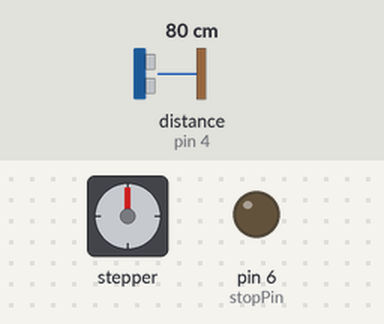
Simulated run of this sketch. Board: Arduino Uno, built with avr-gcc and run on an emulated ATmega328P. Parts: stepper motor, output pins drawn as LEDs (lit = HIGH). Wiring (inferred from the names in the program): ultrasonic range finder: trigger pin 3; echo pin 4; stepper motor driver (200 steps per turn assumed): step pin 5; direction pin 2; enable pin 8. Inputs (shaded band) come from the test bench; at power-on: distance to the obstacle (sensor on pin 4) 80 cm. The echo pulse lasts 58.3 µs per cm; pins used as bus, display or sensor lines are not drawn.

Above: at 1.6 s.
1.7 s: distance to the obstacle (sensor on pin 4) set to 7 cm
5.4 s: distance to the obstacle (sensor on pin 4) set to 4 cm
At 6.4 s:
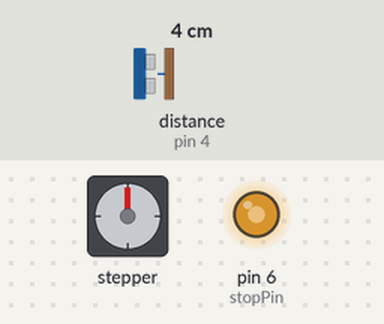
At 7.4 s:
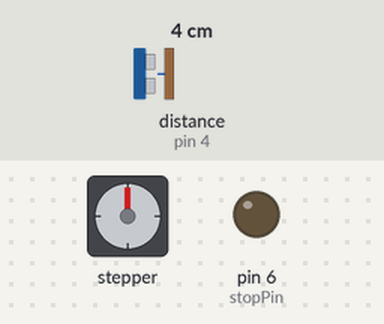
Timing chart, 0 to 8.9 s (numbered marks = the images above; inputs shaded):
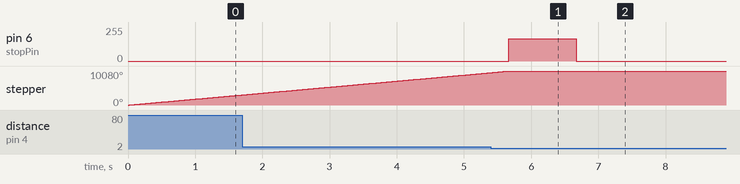

The sketch:

band_codes.ino
```cpp
#include <AccelStepper.h>

// Arduino Uno uzerinde kullanilacak pinlerin atanmasi
const int stepPin = 5;
const int dirPin = 2;
const int enPin = 8;
const int trigPin = 3;
const int echoPin = 4;
const int stopPin = 6;


long zaman;
long mesafe;

// Kodun basinda bir kez calistirilacak olan input ve outputlar
void setup() {
  pinMode(stepPin,OUTPUT);
  pinMode(dirPin,OUTPUT);
  pinMode(enPin,OUTPUT);
  pinMode(trigPin,OUTPUT);
  pinMode(echoPin,INPUT);
  pinMode(stopPin, OUTPUT);
  digitalWrite(enPin,LOW);
  analogWrite(stopPin, 0);
}

//1000000 micro = 1sn
//800*1000 = 800 ms
//4 sn = 5*800

int delayCounter = 5;
int maxDelayCounter = 4;

// motorun ilerlemesi icin loop fonksiyonu
void loop() {

  digitalWrite(trigPin, LOW);
  delayMicroseconds(5);
  digitalWrite(trigPin, HIGH);
  delayMicroseconds(10);
  digitalWrite(trigPin, LOW);
  zaman = pulseIn(echoPin, HIGH);
  mesafe= (zaman /29.1)/2;
  Serial.print("Uzaklik ");
  Serial.print(mesafe);
  Serial.println(" cm");

// ultrasonik mesafe sensorunun bant uzerindeki kutuyu algilayip 10 saniye bekledigi fonksiyon
  if(mesafe < 5 && delayCounter > maxDelayCounter){
    digitalWrite(enPin,LOW);
    analogWrite(stopPin, 168);
    delay(1000);
    analogWrite(stopPin, 0);
    delay(9000);
    digitalWrite(enPin,HIGH);
    delayCounter = 0;
  }
  // 10 saniye bekledikten sonra motor ilerler
  else{
    delayCounter++;
    digitalWrite(dirPin,HIGH);
    for(int x = 0; x < 800; x++) {
      digitalWrite(stepPin,HIGH);
      delayMicroseconds(500);
      digitalWrite(stepPin,LOW);
      delayMicroseconds(500);
    }

  }
}
```

Measured:
- the behaviour switches between 6 and 5 cm on distance to the obstacle (sensor on pin 4) (found by bisection; images 0 and 1)
- after the input at 5.4 s, pin 6 (stopPin): 0/255 → 168/255 after 0.27 s, → 0/255 1.0 s later; stepper: goes on until 5.7 s, then stays 10080°
